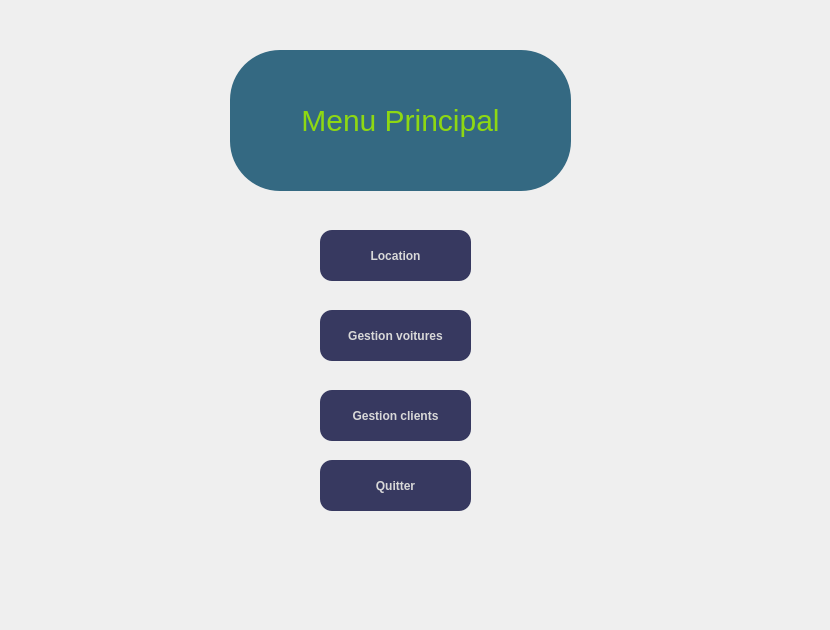
    <widget class="QWidget" name="menu0">
     <property name="styleSheet">
      <string notr="true">QPushButton{
font:12px;
font-weight:bold;
color:rgb(216, 216, 216);
}
 
QPushButton:hover{
font:12px;
font-weight:bold;
color:rgb(26, 216, 216);

}
QPushButton:pressed{
font:12px;
font-weight:bold;
color:rgb(26, 216, 126);

}

</string>
     </property>
     <widget class="QLabel" name="label">
      <property name="geometry">
       <rect>
        <x>10</x>
        <y>-10</y>
        <width>811</width>
        <height>621</height>
       </rect>
      </property>
      <property name="text">
       <string/>
      </property>
      <property name="pixmap">
       <pixmap>../../Pictures/car.jpg</pixmap>
      </property>
      <property name="scaledContents">
       <bool>true</bool>
      </property>
      <property name="wordWrap">
       <bool>true</bool>
      </property>
     </widget>
     <widget class="QPushButton" name="pushButton">
      <property name="geometry">
       <rect>
        <x>320</x>
        <y>460</y>
        <width>151</width>
        <height>51</height>
       </rect>
      </property>
      <property name="styleSheet">
       <string notr="true">QPushButton 
{
	background-color: rgba(4, 7, 56,200);
	border-radius:12px;


}

QPushButton :hover{
	background-color: rgba(98, 17, 91,200);
	border-radius:12px;


}

</string>
      </property>
      <property name="text">
       <string>Quitter</string>
      </property>
     </widget>
     <widget class="QPushButton" name="pushButton_2">
      <property name="geometry">
       <rect>
        <x>320</x>
        <y>230</y>
        <width>151</width>
        <height>51</height>
       </rect>
      </property>
      <property name="styleSheet">
       <string notr="true">QPushButton 
{
	background-color: rgba(4, 7, 56,200);
	border-radius:12px;


}

</string>
      </property>
      <property name="text">
       <string>Location</string>
      </property>
     </widget>
     <widget class="QPushButton" name="pushButton_3">
      <property name="geometry">
       <rect>
        <x>320</x>
        <y>310</y>
        <width>151</width>
        <height>51</height>
       </rect>
      </property>
      <property name="styleSheet">
       <string notr="true">QPushButton 
{
	background-color: rgba(4, 7, 56,200);
	border-radius:12px;


}

QPushButton :hover{
	background-color: rgba(98, 17, 91,200);
	border-radius:12px;


}

</string>
      </property>
      <property name="text">
       <string>Gestion voitures</string>
      </property>
     </widget>
     <widget class="QPushButton" name="pushButton_4">
      <property name="geometry">
       <rect>
        <x>320</x>
        <y>390</y>
        <width>151</width>
        <height>51</height>
       </rect>
      </property>
      <property name="styleSheet">
       <string notr="true">QPushButton 
{
	background-color: rgba(4, 7, 56,200);
	border-radius:12px;


}

QPushButton :hover{
	background-color: rgba(98, 17, 91,200);
	border-radius:12px;


}

</string>
      </property>
      <property name="text">
       <string>Gestion clients</string>
      </property>
     </widget>
     <widget class="QLabel" name="label_2">
      <property name="geometry">
       <rect>
        <x>230</x>
        <y>50</y>
        <width>341</width>
        <height>141</height>
       </rect>
      </property>
      <property name="styleSheet">
       <string notr="true">QLabel {
    font:30px;
	background-color: rgba(0, 67, 100,200);
	border-radius:50px;
	color:rgba(156, 234, 0,220);
}</string>
      </property>
      <property name="text">
       <string>Menu Principal</string>
      </property>
      <property name="alignment">
       <set>Qt::AlignCenter</set>
      </property>
     </widget>
    </widget>
